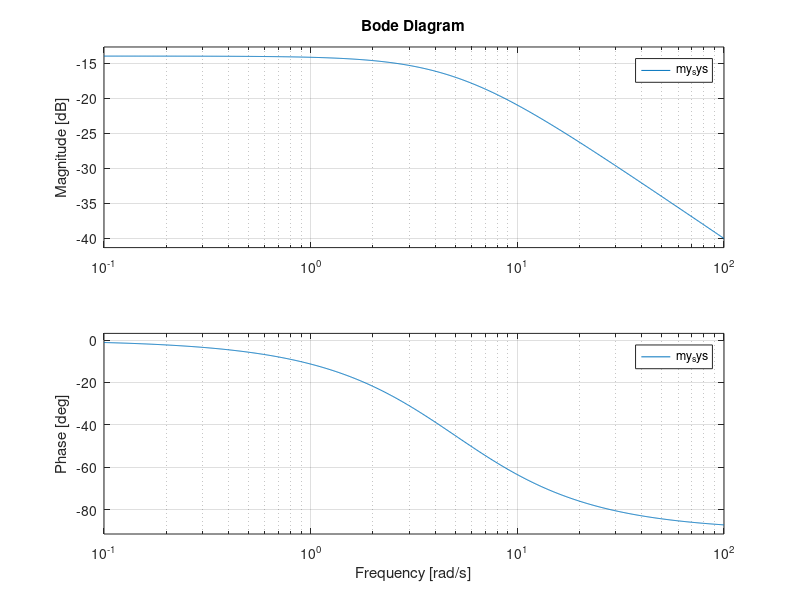

Write the MATLAB code that produced this figure.
%in class work 4/29/2022
my_sys = tf([1], [1 5]); %just an example with g(s)=1/(s+5) where [1] is numberator, 1 is the power for s and 5 is the representive of 5
bode(my_sys)
%sidenote, this acts as a low pass filter